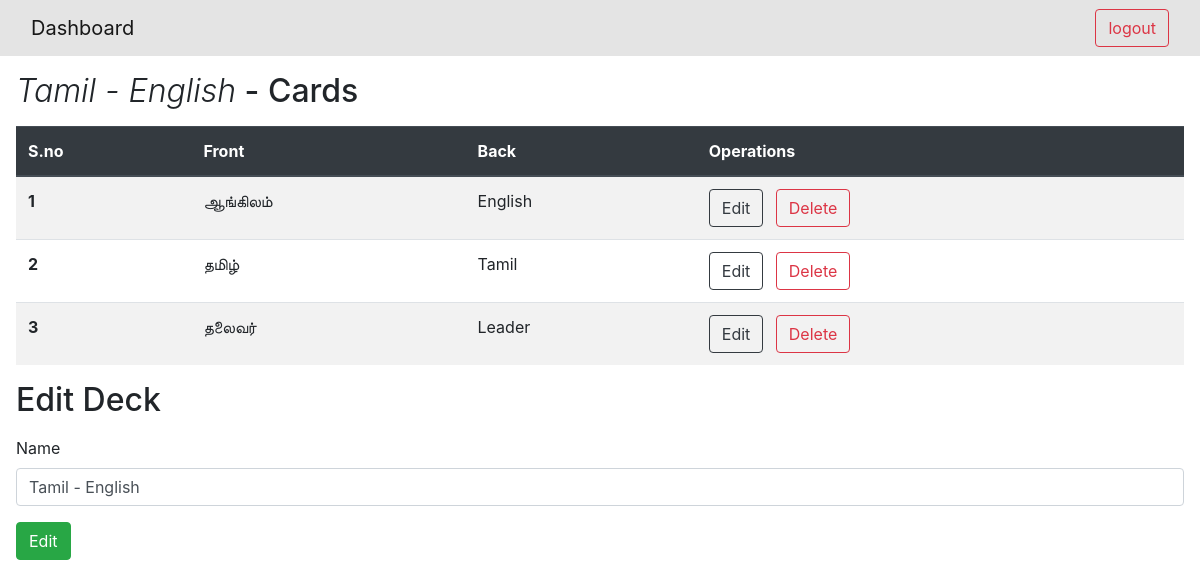
Page /edit/18 (signed in) on the committed database.
### main.py (models this page shows)
class Decks(db.Model):
    __tablename__ = 'decks'
    deck_id = db.Column(db.Integer, primary_key=True, autoincrement=True)
    name = db.Column(db.String, nullable=False)
    score = db.Column(db.String)
    last_reviewed = db.Column(db.DateTime)
    user_decks = db.relationship("User", secondary="user_decks")

class Cards(db.Model):
    __tablename__ = 'cards'
    card_id = db.Column(db.Integer, primary_key=True, autoincrement=True)
    front = db.Column(db.String, nullable=False)
    back = db.Column(db.String, nullable=False)
    score = db.Column(db.Integer)
    count = db.Column(db.Integer)

### application/controllers.py (the view, shortened to what this page needs)
@app.route("/edit/<int:deck_id>", methods=["GET", "POST"])
@login_required
def edit(deck_id):
    deck = Decks.query.filter_by(deck_id = deck_id).first()
    name = deck.name
    if request.method == "GET":
        deck_cards = DeckCards.query.filter_by(deck_id = deck_id).all()
        cards = []
        for deck_card in deck_cards:
            card = Cards.query.filter_by(card_id = deck_card.card_id).first()
            cards.append(card)
        return render_template("edit_deck.html", deck=deck, cards = cards)
    return redirect(url_for("dashboard"))

### templates/edit_deck.html (shortened to what this page needs)
<!DOCTYPE html>
<html lang="en">
    <head>
        <link rel="stylesheet" href="https://maxcdn.bootstrapcdn.com/bootstrap/4.5.2/css/bootstrap.min.css">
    </head>
    <body>
        <nav class="navbar navbar-expand-lg navbar-light" style="background-color: #e4e4e4;">
            <div class="container-fluid">
                <a class="navbar-brand" href="/">Dashboard</a>
                <button type="button" class="btn btn-outline-danger" onclick="location.href='/logout';">logout</button>
            </div>
        </nav>
        <h2 class="m-3"><span class="font-weight-light font-italic">{{deck.name}}</span> - Cards</h2>
        {% if cards %}
        <div class="m-3">
            <table class="table table-striped">
                <thead class="thead-dark">
                    <tr>
                        <th scope="col">S.no</th>
                        <th scope="col">Front</th>
                        <th scope="col">Back</th>
                        <th scope="col">Operations</th>
                    </tr>
                </thead>
                <tbody>
                    {% for card in cards %}
                    <tr>
                        <th scope="row">{{loop.index}}</td>
                        <td>{{card.front}}</td>
                        <td>{{card.back}}</td>
                        <td><button type ="button" class="btn btn-outline-dark mr-2" data-toggle="modal" data-target="#editCardModal" data-card_id = "{{card.card_id}}" data-front = "{{card.front}}" data-back = "{{card.back}}">Edit</button>
                            <a href="/delete_card/{{card.card_id}}" class="btn btn-outline-danger">Delete</a></td>
                    </tr>
                    {% endfor %}
                </tbody>
            </table>
        {% else %}
            <p class="m-3">No cards found in this deck, go to <a class = "text-danger" href="/">dashboard</a> to add one.</p>
        {% endif %}
    </div>
        <h2 class="m-3">Edit Deck</h2>
        <div class="m-3">
            <form action="/edit/{{deck.deck_id}}" method="post">
                <div class="form-group">
                    <label for="deck_name">Name</label>
                    <input type="text" id="deck_name" name="deck_name" value="{{deck.name}}" class="form-control" required>
                </div>
                <button type="submit" class="btn btn-success">Edit</button>
            </form>
        </div>
    </body>
</html>

### rows in the picture
Decks: name "Tamil - English", deck_name "Tamil - English"
Cards: front "ஆங்கிலம்", back "English"
Cards: front "தமிழ்", back "Tamil"
Cards: front "தலைவர்", back "Leader"
